Frame 1 (no input): blank canvas, image omitted
Frame 60 (no input): blank canvas, image omitted
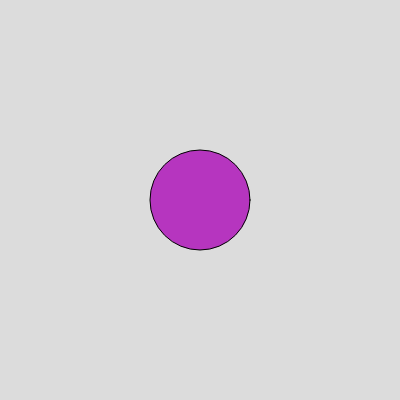
Frame 120 (the mouse pressed at the canvas centre since frame 60)

The p5.js sketch whose frames 1 and 60 were blank and that drew this single picture after the mouse press (run headless with seeded random() and noise() and a simulated clock; from frame 60 on, the mouse is pressed at the canvas centre):

// p5.js sketch
// ── sketch.js
function setup() {
  createCanvas(400, 400);
  background(220);
}

function draw() {
  
}

function mousePressed() {
  //add another parameter to this function. It can be color, outline (stroke), 
  //or any other property you want to randomize. Then, use that parameter in the drawRandomCircle function to change the appearance of the circle.
  //drawRandomCircle(mouseX, mouseY, 50);

  let newCircle = new Circle(mouseX, mouseY, 50);
  newCircle.draw();
}

//create a new Shape class that has a draw method. 
// The draw method should use the fill and [shape] functions to draw a shape on the canvas.
//  Then, create an instance of the Shape class in the mousePressed function and call its draw method to draw the shape on the canvas.


class Circle {
  constructor(x, y, r) {
    this.x=x;
    this.y = y;
    this.r = r;
  }

  draw() {
    fill(random(255), random(255), random(255));
    ellipse(this.x, this.y, this.r*2, this.r*2);
  }
}

function drawRandomCircle(x=random(width),y=random(height),r=random(10, 50)){
  
  fill(random(255), random(255), random(255));
  ellipse(x, y, r*2, r*2);
}
